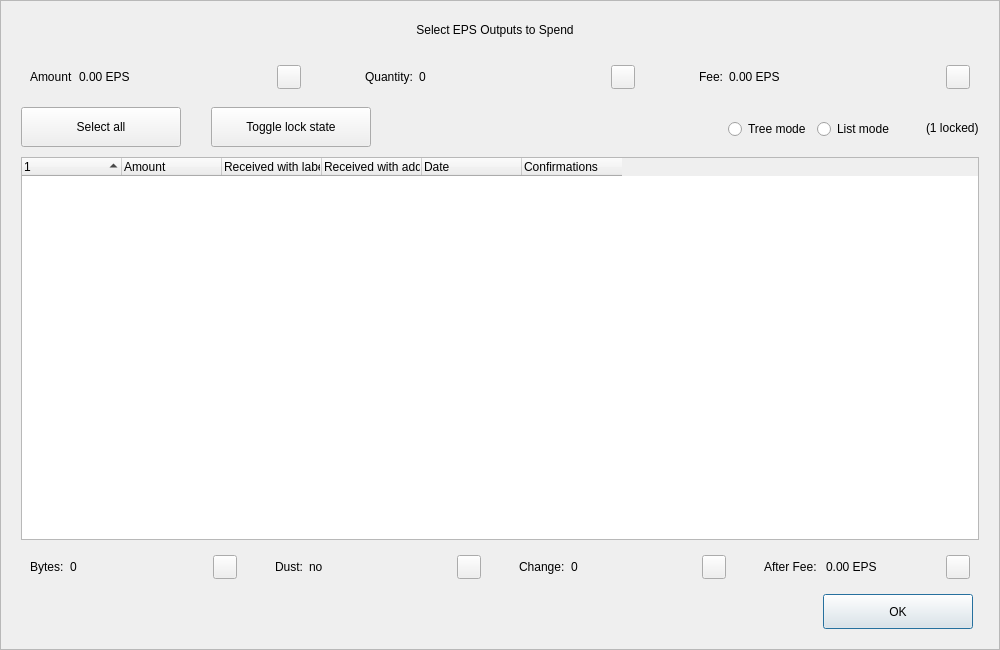
<?xml version="1.0" encoding="UTF-8"?>
<ui version="4.0">
 <class>CoinControlDialog</class>
 <widget class="QDialog" name="CoinControlDialog">
  <property name="geometry">
   <rect>
    <x>0</x>
    <y>0</y>
    <width>1000</width>
    <height>650</height>
   </rect>
  </property>
  <property name="minimumSize">
   <size>
    <width>950</width>
    <height>650</height>
   </size>
  </property>
  <property name="windowTitle">
   <string>Coin Selection</string>
  </property>
  <property name="styleSheet">
   <string notr="true"/>
  </property>
  <layout class="QVBoxLayout" name="verticalLayout">
   <property name="spacing">
    <number>0</number>
   </property>
   <property name="leftMargin">
    <number>0</number>
   </property>
   <property name="topMargin">
    <number>0</number>
   </property>
   <property name="rightMargin">
    <number>0</number>
   </property>
   <property name="bottomMargin">
    <number>0</number>
   </property>
   <item>
    <widget class="QFrame" name="frameContainer">
     <property name="toolTipDuration">
      <number>0</number>
     </property>
     <property name="frameShape">
      <enum>QFrame::StyledPanel</enum>
     </property>
     <property name="frameShadow">
      <enum>QFrame::Raised</enum>
     </property>
     <layout class="QVBoxLayout" name="verticalLayout_2">
      <property name="leftMargin">
       <number>0</number>
      </property>
      <property name="rightMargin">
       <number>0</number>
      </property>
      <property name="bottomMargin">
       <number>20</number>
      </property>
      <item>
       <layout class="QHBoxLayout" name="horizontalLayout_12">
        <property name="spacing">
         <number>0</number>
        </property>
        <property name="leftMargin">
         <number>20</number>
        </property>
        <property name="rightMargin">
         <number>30</number>
        </property>
        <item>
         <spacer name="horizontalSpacer_4">
          <property name="orientation">
           <enum>Qt::Horizontal</enum>
          </property>
          <property name="sizeHint" stdset="0">
           <size>
            <width>40</width>
            <height>20</height>
           </size>
          </property>
         </spacer>
        </item>
        <item>
         <widget class="QLabel" name="labelTitle">
          <property name="minimumSize">
           <size>
            <width>0</width>
            <height>40</height>
           </size>
          </property>
          <property name="maximumSize">
           <size>
            <width>16777215</width>
            <height>40</height>
           </size>
          </property>
          <property name="text">
           <string>Select EPS Outputs to Spend</string>
          </property>
          <property name="alignment">
           <set>Qt::AlignCenter</set>
          </property>
          <property name="margin">
           <number>7</number>
          </property>
         </widget>
        </item>
        <item>
         <spacer name="horizontalSpacer_5">
          <property name="orientation">
           <enum>Qt::Horizontal</enum>
          </property>
          <property name="sizeHint" stdset="0">
           <size>
            <width>40</width>
            <height>20</height>
           </size>
          </property>
         </spacer>
        </item>
       </layout>
      </item>
      <item>
       <layout class="QHBoxLayout" name="horizontalLayout_8">
        <property name="leftMargin">
         <number>20</number>
        </property>
        <property name="rightMargin">
         <number>20</number>
        </property>
        <item>
         <widget class="QWidget" name="layoutAmount" native="true">
          <layout class="QHBoxLayout" name="horizontalLayout_9" stretch="0,1,0">
           <item>
            <widget class="QLabel" name="labelCoinControlAmountText">
             <property name="text">
              <string>Amount</string>
             </property>
            </widget>
           </item>
           <item>
            <widget class="QLabel" name="labelCoinControlAmount">
             <property name="text">
              <string>0.00 EPS</string>
             </property>
            </widget>
           </item>
           <item alignment="Qt::AlignHCenter|Qt::AlignVCenter">
            <widget class="QPushButton" name="pushButtonAmount">
             <property name="minimumSize">
              <size>
               <width>0</width>
               <height>24</height>
              </size>
             </property>
             <property name="maximumSize">
              <size>
               <width>24</width>
               <height>26</height>
              </size>
             </property>
             <property name="focusPolicy">
              <enum>Qt::NoFocus</enum>
             </property>
             <property name="styleSheet">
              <string notr="true">padding-bottom:2px;
padding-right:4px;</string>
             </property>
             <property name="text">
              <string/>
             </property>
            </widget>
           </item>
          </layout>
         </widget>
        </item>
        <item>
         <spacer name="horizontalSpacer_2">
          <property name="orientation">
           <enum>Qt::Horizontal</enum>
          </property>
          <property name="sizeType">
           <enum>QSizePolicy::Fixed</enum>
          </property>
          <property name="sizeHint" stdset="0">
           <size>
            <width>40</width>
            <height>20</height>
           </size>
          </property>
         </spacer>
        </item>
        <item>
         <widget class="QWidget" name="layoutQuantity" native="true">
          <layout class="QHBoxLayout" name="horizontalLayout_10" stretch="0,1,0">
           <item>
            <widget class="QLabel" name="labelCoinControlQuantityText">
             <property name="text">
              <string>Quantity:</string>
             </property>
            </widget>
           </item>
           <item>
            <widget class="QLabel" name="labelCoinControlQuantity">
             <property name="text">
              <string>0</string>
             </property>
            </widget>
           </item>
           <item alignment="Qt::AlignHCenter|Qt::AlignVCenter">
            <widget class="QPushButton" name="pushButtonQuantity">
             <property name="minimumSize">
              <size>
               <width>0</width>
               <height>24</height>
              </size>
             </property>
             <property name="maximumSize">
              <size>
               <width>24</width>
               <height>26</height>
              </size>
             </property>
             <property name="focusPolicy">
              <enum>Qt::NoFocus</enum>
             </property>
             <property name="styleSheet">
              <string notr="true">padding-bottom:2px;
               padding-right:4px;</string>
             </property>
             <property name="text">
              <string/>
             </property>
            </widget>
           </item>
          </layout>
         </widget>
        </item>
        <item>
         <spacer name="horizontalSpacer_22">
          <property name="orientation">
           <enum>Qt::Horizontal</enum>
          </property>
          <property name="sizeType">
           <enum>QSizePolicy::Fixed</enum>
          </property>
          <property name="sizeHint" stdset="0">
           <size>
            <width>40</width>
            <height>20</height>
           </size>
          </property>
         </spacer>
        </item>
        <item>
         <widget class="QWidget" name="layoutFee" native="true">
          <layout class="QHBoxLayout" name="horizontalLayout_11" stretch="0,1,0">
           <item>
            <widget class="QLabel" name="labelCoinControlFeeText">
             <property name="text">
              <string>Fee:</string>
             </property>
            </widget>
           </item>
           <item>
            <widget class="QLabel" name="labelCoinControlFee">
             <property name="text">
              <string>0.00 EPS</string>
             </property>
            </widget>
           </item>
           <item alignment="Qt::AlignHCenter|Qt::AlignVCenter">
            <widget class="QPushButton" name="pushButtonFee">
             <property name="minimumSize">
              <size>
               <width>0</width>
               <height>24</height>
              </size>
             </property>
             <property name="maximumSize">
              <size>
               <width>24</width>
               <height>26</height>
              </size>
             </property>
             <property name="focusPolicy">
              <enum>Qt::NoFocus</enum>
             </property>
             <property name="styleSheet">
              <string notr="true">padding-bottom:2px;
               padding-right:4px;</string>
             </property>
             <property name="text">
              <string/>
             </property>
            </widget>
           </item>
          </layout>
         </widget>
        </item>
       </layout>
      </item>
      <item>
       <widget class="QFrame" name="frame">
        <property name="minimumSize">
         <size>
          <width>0</width>
          <height>40</height>
         </size>
        </property>
        <property name="styleSheet">
         <string notr="true">#frame {
	border:0;
}</string>
        </property>
        <property name="frameShape">
         <enum>QFrame::StyledPanel</enum>
        </property>
        <property name="frameShadow">
         <enum>QFrame::Sunken</enum>
        </property>
        <layout class="QHBoxLayout" name="horizontalLayout">
         <property name="spacing">
          <number>0</number>
         </property>
         <property name="leftMargin">
          <number>20</number>
         </property>
         <property name="topMargin">
          <number>0</number>
         </property>
         <property name="rightMargin">
          <number>20</number>
         </property>
         <property name="bottomMargin">
          <number>0</number>
         </property>
         <item>
          <layout class="QHBoxLayout" name="horizontalLayoutPanel" stretch="0,0,0,0,0,0">
           <property name="spacing">
            <number>20</number>
           </property>
           <item>
            <widget class="QPushButton" name="pushButtonSelectAll">
             <property name="sizePolicy">
              <sizepolicy hsizetype="Maximum" vsizetype="Fixed">
               <horstretch>0</horstretch>
               <verstretch>0</verstretch>
              </sizepolicy>
             </property>
             <property name="minimumSize">
              <size>
               <width>160</width>
               <height>40</height>
              </size>
             </property>
             <property name="maximumSize">
              <size>
               <width>16777215</width>
               <height>40</height>
              </size>
             </property>
             <property name="text">
              <string>Select all</string>
             </property>
             <property name="checkable">
              <bool>true</bool>
             </property>
             <property name="checked">
              <bool>false</bool>
             </property>
             <property name="autoExclusive">
              <bool>false</bool>
             </property>
             <property name="autoDefault">
              <bool>false</bool>
             </property>
            </widget>
           </item>
           <item>
            <spacer name="horizontalSpacer_6">
             <property name="orientation">
              <enum>Qt::Horizontal</enum>
             </property>
             <property name="sizeType">
              <enum>QSizePolicy::Fixed</enum>
             </property>
             <property name="sizeHint" stdset="0">
              <size>
               <width>10</width>
               <height>20</height>
              </size>
             </property>
            </spacer>
           </item>
           <item>
            <widget class="QPushButton" name="pushButtonToggleLock">
             <property name="sizePolicy">
              <sizepolicy hsizetype="Maximum" vsizetype="Fixed">
               <horstretch>0</horstretch>
               <verstretch>0</verstretch>
              </sizepolicy>
             </property>
             <property name="minimumSize">
              <size>
               <width>160</width>
               <height>40</height>
              </size>
             </property>
             <property name="maximumSize">
              <size>
               <width>16777215</width>
               <height>40</height>
              </size>
             </property>
             <property name="text">
              <string>Toggle lock state</string>
             </property>
             <property name="checkable">
              <bool>true</bool>
             </property>
             <property name="autoExclusive">
              <bool>false</bool>
             </property>
             <property name="autoDefault">
              <bool>false</bool>
             </property>
            </widget>
           </item>
           <item>
            <spacer name="horizontalSpacer_7">
             <property name="orientation">
              <enum>Qt::Horizontal</enum>
             </property>
             <property name="sizeType">
              <enum>QSizePolicy::Expanding</enum>
             </property>
             <property name="sizeHint" stdset="0">
              <size>
               <width>30</width>
               <height>20</height>
              </size>
             </property>
            </spacer>
           </item>
           <item alignment="Qt::AlignRight">
            <widget class="QGroupBox" name="groupBox_2">
             <property name="styleSheet">
              <string notr="true">#groupBox_2 {
    background-color:transparent;
    border-radius:0;
}</string>
             </property>
             <property name="title">
              <string/>
             </property>
             <layout class="QHBoxLayout" name="horizontalLayout_14">
              <item>
               <widget class="QRadioButton" name="radioTreeMode">
                <property name="sizePolicy">
                 <sizepolicy hsizetype="Maximum" vsizetype="Fixed">
                  <horstretch>0</horstretch>
                  <verstretch>0</verstretch>
                 </sizepolicy>
                </property>
                <property name="text">
                 <string>Tree mode</string>
                </property>
               </widget>
              </item>
              <item>
               <widget class="QRadioButton" name="radioListMode">
                <property name="sizePolicy">
                 <sizepolicy hsizetype="Maximum" vsizetype="Fixed">
                  <horstretch>0</horstretch>
                  <verstretch>0</verstretch>
                 </sizepolicy>
                </property>
                <property name="text">
                 <string>List mode</string>
                </property>
                <property name="checked">
                 <bool>false</bool>
                </property>
               </widget>
              </item>
             </layout>
            </widget>
           </item>
           <item>
            <widget class="QLabel" name="labelLocked">
             <property name="text">
              <string>(1 locked)</string>
             </property>
            </widget>
           </item>
          </layout>
         </item>
        </layout>
       </widget>
      </item>
      <item>
       <layout class="QHBoxLayout" name="horizontalLayout_13">
        <property name="leftMargin">
         <number>20</number>
        </property>
        <property name="rightMargin">
         <number>20</number>
        </property>
        <item>
         <widget class="CoinControlTreeWidget" name="treeWidget">
          <property name="contextMenuPolicy">
           <enum>Qt::CustomContextMenu</enum>
          </property>
          <property name="styleSheet">
           <string notr="true"/>
          </property>
          <property name="sortingEnabled">
           <bool>false</bool>
          </property>
          <property name="columnCount">
           <number>6</number>
          </property>
          <attribute name="headerShowSortIndicator" stdset="0">
           <bool>true</bool>
          </attribute>
          <attribute name="headerStretchLastSection">
           <bool>false</bool>
          </attribute>
          <column>
           <property name="text">
            <string/>
           </property>
          </column>
          <column>
           <property name="text">
            <string>Amount</string>
           </property>
          </column>
          <column>
           <property name="text">
            <string>Received with label</string>
           </property>
          </column>
          <column>
           <property name="text">
            <string>Received with address</string>
           </property>
          </column>
          <column>
           <property name="text">
            <string>Date</string>
           </property>
          </column>
          <column>
           <property name="text">
            <string>Confirmations</string>
           </property>
           <property name="toolTip">
            <string>Confirmed</string>
           </property>
          </column>
         </widget>
        </item>
       </layout>
      </item>
      <item>
       <layout class="QHBoxLayout" name="horizontalLayout_3">
        <property name="spacing">
         <number>20</number>
        </property>
        <property name="leftMargin">
         <number>20</number>
        </property>
        <property name="rightMargin">
         <number>20</number>
        </property>
        <item>
         <widget class="QWidget" name="layoutBytes" native="true">
          <layout class="QHBoxLayout" name="horizontalLayout_4" stretch="0,1,0">
           <item>
            <widget class="QLabel" name="labelCoinControlBytesText">
             <property name="text">
              <string>Bytes:</string>
             </property>
            </widget>
           </item>
           <item>
            <widget class="QLabel" name="labelCoinControlBytes">
             <property name="text">
              <string>0</string>
             </property>
            </widget>
           </item>
           <item alignment="Qt::AlignHCenter|Qt::AlignVCenter">
            <widget class="QPushButton" name="pushButtonBytes">
             <property name="minimumSize">
              <size>
               <width>0</width>
               <height>24</height>
              </size>
             </property>
             <property name="maximumSize">
              <size>
               <width>24</width>
               <height>26</height>
              </size>
             </property>
             <property name="focusPolicy">
              <enum>Qt::NoFocus</enum>
             </property>
             <property name="styleSheet">
              <string notr="true">padding-bottom:2px;
               padding-right:4px;</string>
             </property>
             <property name="text">
              <string/>
             </property>
            </widget>
           </item>
          </layout>
         </widget>
        </item>
        <item>
         <widget class="QWidget" name="layoutDust" native="true">
          <layout class="QHBoxLayout" name="horizontalLayout_5" stretch="0,1,0">
           <item>
            <widget class="QLabel" name="labelCoinControlLowOutputText">
             <property name="text">
              <string>Dust:</string>
             </property>
            </widget>
           </item>
           <item>
            <widget class="QLabel" name="labelCoinControlLowOutput">
             <property name="text">
              <string>no</string>
             </property>
            </widget>
           </item>
           <item alignment="Qt::AlignHCenter|Qt::AlignVCenter">
            <widget class="QPushButton" name="pushButtonDust">
             <property name="minimumSize">
              <size>
               <width>0</width>
               <height>24</height>
              </size>
             </property>
             <property name="maximumSize">
              <size>
               <width>24</width>
               <height>26</height>
              </size>
             </property>
             <property name="focusPolicy">
              <enum>Qt::NoFocus</enum>
             </property>
             <property name="styleSheet">
              <string notr="true">padding-bottom:2px;
               padding-right:4px;</string>
             </property>
             <property name="text">
              <string/>
             </property>
            </widget>
           </item>
          </layout>
         </widget>
        </item>
        <item>
         <widget class="QWidget" name="layoutChange" native="true">
          <layout class="QHBoxLayout" name="horizontalLayout_6" stretch="0,1,0">
           <item>
            <widget class="QLabel" name="labelCoinControlChangeText">
             <property name="text">
              <string>Change:</string>
             </property>
            </widget>
           </item>
           <item>
            <widget class="QLabel" name="labelCoinControlChange">
             <property name="text">
              <string>0</string>
             </property>
            </widget>
           </item>
           <item alignment="Qt::AlignHCenter|Qt::AlignVCenter">
            <widget class="QPushButton" name="pushButtonChange">
             <property name="minimumSize">
              <size>
               <width>0</width>
               <height>24</height>
              </size>
             </property>
             <property name="maximumSize">
              <size>
               <width>24</width>
               <height>26</height>
              </size>
             </property>
             <property name="focusPolicy">
              <enum>Qt::NoFocus</enum>
             </property>
             <property name="styleSheet">
              <string notr="true">padding-bottom:2px;
               padding-right:4px;</string>
             </property>
             <property name="text">
              <string/>
             </property>
            </widget>
           </item>
          </layout>
         </widget>
        </item>
        <item>
         <widget class="QWidget" name="layoutAfter" native="true">
          <layout class="QHBoxLayout" name="horizontalLayout_7" stretch="0,1,0">
           <item>
            <widget class="QLabel" name="labelCoinControlAfterFeeText">
             <property name="text">
              <string>After Fee: </string>
             </property>
            </widget>
           </item>
           <item>
            <widget class="QLabel" name="labelCoinControlAfterFee">
             <property name="text">
              <string>0.00 EPS</string>
             </property>
            </widget>
           </item>
           <item alignment="Qt::AlignHCenter|Qt::AlignVCenter">
            <widget class="QPushButton" name="pushButtonAlterFee">
             <property name="minimumSize">
              <size>
               <width>0</width>
               <height>24</height>
              </size>
             </property>
             <property name="maximumSize">
              <size>
               <width>24</width>
               <height>26</height>
              </size>
             </property>
             <property name="focusPolicy">
              <enum>Qt::NoFocus</enum>
             </property>
             <property name="styleSheet">
              <string notr="true">padding-bottom:2px;
               padding-right:4px;</string>
             </property>
             <property name="text">
              <string/>
             </property>
            </widget>
           </item>
          </layout>
         </widget>
        </item>
       </layout>
      </item>
      <item>
       <layout class="QHBoxLayout" name="horizontalLayout_2">
        <property name="spacing">
         <number>0</number>
        </property>
        <property name="leftMargin">
         <number>20</number>
        </property>
        <property name="rightMargin">
         <number>26</number>
        </property>
        <item>
         <spacer name="horizontalSpacer_3">
          <property name="orientation">
           <enum>Qt::Horizontal</enum>
          </property>
          <property name="sizeHint" stdset="0">
           <size>
            <width>558</width>
            <height>20</height>
           </size>
          </property>
         </spacer>
        </item>
        <item>
         <widget class="QPushButton" name="pushButtonOk">
          <property name="minimumSize">
           <size>
            <width>150</width>
            <height>35</height>
           </size>
          </property>
          <property name="text">
           <string>OK</string>
          </property>
         </widget>
        </item>
       </layout>
      </item>
     </layout>
    </widget>
   </item>
  </layout>
 </widget>
 <customwidgets>
  <customwidget>
   <class>CoinControlTreeWidget</class>
   <extends>QTreeWidget</extends>
   <header>coincontroltreewidget.h</header>
  </customwidget>
 </customwidgets>
 <resources/>
 <connections/>
</ui>
